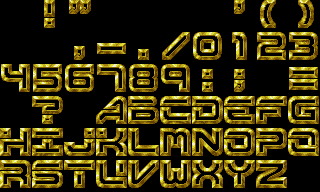
#> input picture 32X32-FI.png, 320 x 192 px
$ python extract.py
#> lines starting #> are read from the running program, lines starting #| are printed output that depends on the picture; long printed decimals are rounded
import sys
from collections import defaultdict
from PIL import Image
import numpy as np


def extract_colormap_info(image_path):
    # Open the image
#> called with image_path = '32X32-FI.png'
    with Image.open(image_path) as img:
        # Ensure the image is in 'P' mode (palette mode)
#> img is the input picture: PIL image 320x192 P; mean R, G, B 56.7, 48.1, 8.8
        if img.mode != 'P':
            raise ValueError("Image is not in palette mode")

        # Get the palette
        palette = img.getpalette()
#> palette = [0, 0, 0, 160, 128, 16, 224, 224, 48, 240, 240, 208, 192, 176, 32, 128, 96, 0, 96, 64, 0, 255, 255, 255]

        # Convert palette to RGB tuples
        palette_rgb = [tuple(palette[i:i+3]) for i in range(0, len(palette), 3)]
#> palette_rgb = [(0, 0, 0), (160, 128, 16), (224, 224, 48), (240, 240, 208), (192, 176, 32), (128, 96, 0), (96, 64, 0), (255, 255, 255)]

        # Get the colormap indices
        colormap_indices = np.array(img)
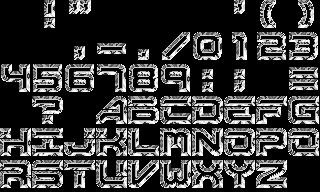
#> colormap_indices: shape (192, 320); min 0, max 6, mean 1.36; drawn with min black and max white

    return colormap_indices, palette_rgb

# Usage
image_path = '32X32-FI.png'
indices, palette = extract_colormap_info(image_path)
#> palette has the same summary as palette_rgb in extract_colormap_info


def tohash(row):
    state = 0
    out = []
    for px in row:
        if px == state:
            out.append('7')
        else:
            out.append(str(px))
            state = px
    return ''.join(out)

rowhist = defaultdict(int)
for i in range(10):
    for j in range(192):
        row = indices[j, i*32:(i+1)*32]
        rowhist[tohash(row)] += 1
#> after the loop, rowhist = 1102 items

print("unique rows:", len(rowhist))
#| unique rows: 1102
# find most frequent rows
sorted_rowhist = sorted(rowhist.items(), key=lambda x: x[1], reverse=True)
#> sorted_rowhist = 1102 items
for i in range(20):
    print("row", i, sorted_rowhist[i])
#> this loop made 20 passes
#| row 0 ('77777777777777777777777777777777', 654)
#| row 1 ('77777777771727414256707777777777', 9)
#| row 2 ('77777777771232414725607777777777', 8)
#| row 3 ('77777777776571777576707777777777', 6)
#| row 4 ('77777777771232417477507777777777', 5)
#| row 5 ('77775477174727327372747174234160', 5)
#| row 6 ('77612747717427372327471742341560', 5)
#| row 7 ('76123274714772737274717423415670', 5)
#> (further printed lines are left out)

hist = np.zeros(len(palette), dtype=int)
#> hist = [0, 0, 0, 0, 0, 0, 0, 0]
# re-extract the numeric indices from the row histogram and find the deduplicated palette histogram
for rowhash, count in rowhist.items():
    row = [int(x) for x in rowhash]
    for x in row:
        hist[x] += 1
#> this loop made 1102 passes
#> (rowhash, count) on passes 1 to 3: ('77777777777777777777777777777777', 654), ('71432774717507777771432774717507', 1), ('74237247175607777774237247175607', 1)
#> after the loop, hist = [2232, 2310, 1266, 551, 2088, 3233, 1578, 22006]
sumhist = sum(hist)
#> sumhist = 35264
print("palette histogram", [hex(x) for x in hist], hex(sumhist), "binary entropy",
       (np.log(sumhist) - np.log(hist))/np.log(2),
       sum(hist*(np.log(sumhist) - np.log(hist))/np.log(2)))
#| palette histogram ['0x8b8', '0x906', '0x4f2', '0x227', '0x828', '0xca1', '0x62a', '0x55f6'] 0x89c0 binary entropy [3.982  3.932 4.800 6.         4.078 3.447
#|  4.482 0.6803 ] 69056.543
scaled = np.cumsum(hist) * 256 // sumhist
#> scaled = [16, 32, 42, 46, 61, 84, 96, 256]
print("rescaled cumulative", [hex(x) for x in scaled])
#| rescaled cumulative ['0x10', '0x20', '0x2a', '0x2e', '0x3d', '0x54', '0x60', '0x100']
print("rescaled frequency ", hex(scaled[0]), [hex(x) for x in np.diff(scaled)])
#| rescaled frequency  0x10 ['0x10', '0xa', '0x4', '0xf', '0x17', '0xc', '0xa0']

print("Palette R:", ''.join(["%02x " % (r>>2) for r,g,b in palette]))
#| Palette R: 00 28 38 3c 30 20 18 3f
print("Palette G:", ''.join(["%02x " % (g>>2) for r,g,b in palette]))
#| Palette G: 00 20 38 3c 2c 18 10 3f
print("Palette B:", ''.join(["%02x " % (b>>2) for r,g,b in palette]))
#| Palette B: 00 04 0c 34 08 00 00 3f


def getletter(asciicode):
    x = 32*((asciicode - 32) % 10)
    y = 32*((asciicode - 32) // 10)
    return indices[y:y+32, x:x+32]


def printletters(text):
#> called with text = 'A'
    for row in range(32-4):
        values = []
        for c in text:
            asciicode = ord(c)
            letter = getletter(asciicode)
            values.extend(letter[row])
        print(' '.join([str(x) for x in values]))
#> this loop made 28 passes
#| 0 0 0 0 0 0 0 0 0 0 0 0 0 0 0 0 0 0 5 2 2 3 2 2 4 1 1 1 5 0 0 0
#| 0 0 0 0 0 0 0 0 0 0 0 0 0 0 0 0 0 5 2 2 3 3 3 2 4 1 2 4 1 5 0 0
#| 0 0 0 0 0 0 0 0 0 0 0 0 0 0 0 0 5 2 2 2 2 3 5 5 5 2 4 4 5 5 0 0
#| 0 0 0 0 0 0 0 0 0 0 0 0 0 0 0 5 4 4 4 2 5 5 0 0 0 5 4 5 5 6 6 0
#| 0 0 0 0 0 0 0 0 0 0 0 0 0 0 5 4 4 4 4 5 0 0 0 0 0 0 5 5 6 6 6 0
#| 0 0 0 0 0 0 0 0 0 0 0 0 0 5 2 4 4 4 5 0 0 0 0 0 0 0 0 1 6 6 5 0
#| 0 0 0 0 0 0 0 0 0 0 0 0 5 2 2 2 2 5 0 0 0 0 0 0 0 0 0 1 6 5 5 0
#| 0 0 0 0 0 0 0 0 0 0 0 5 3 3 3 3 5 0 0 0 0 1 4 1 0 0 0 4 5 5 5 0
#> (further printed lines are left out)


text = 'A'
if len(sys.argv) > 1:
    text = sys.argv[1]

printletters(text)
